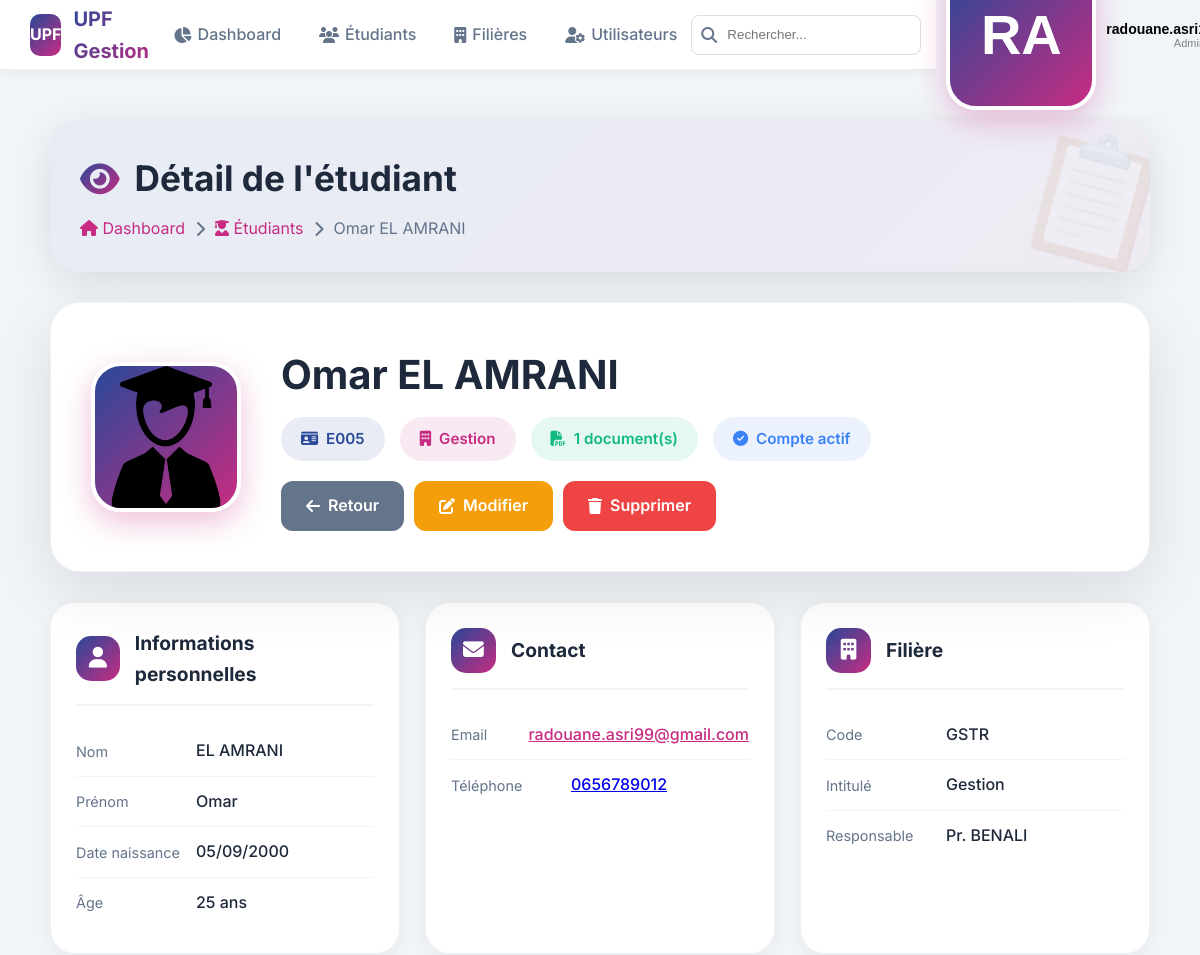
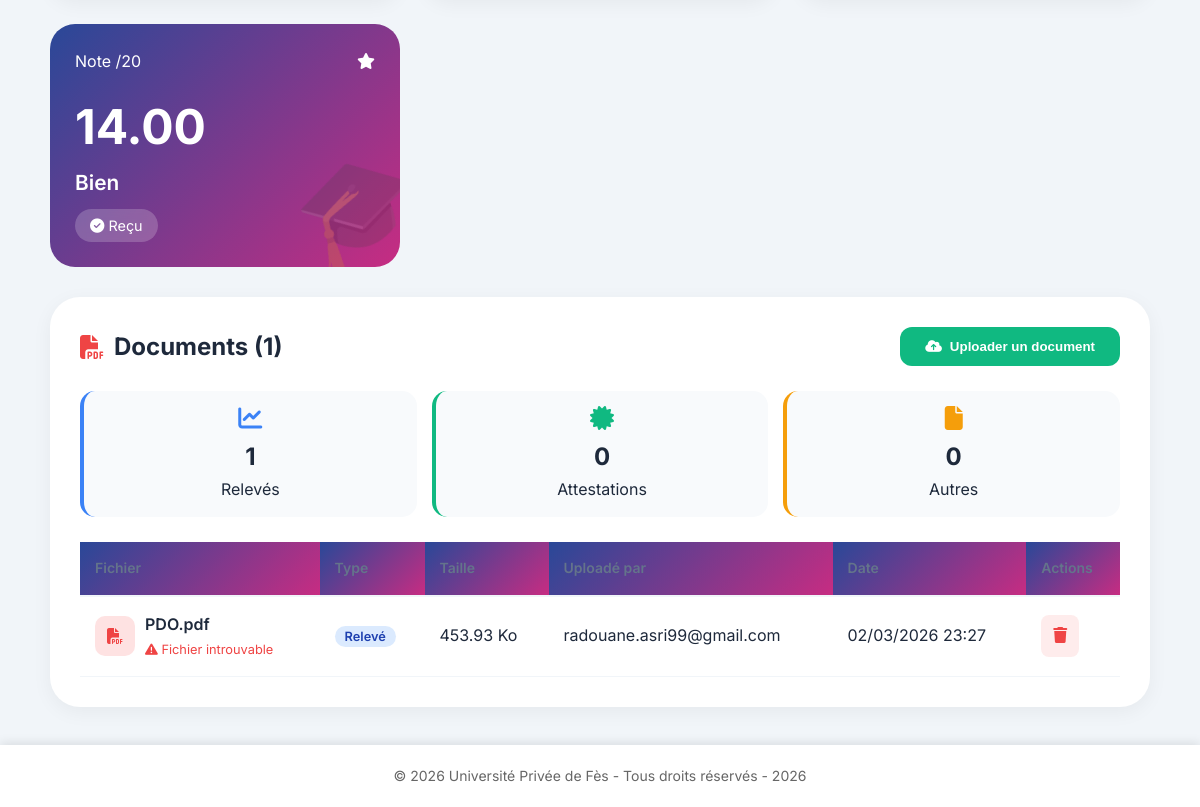
Screenshot of /admin/etudiants/detail.php?code=E005 (signed in) with the database file from the repository (2 pictures, top to bottom).
### tables this page shows
CREATE TABLE `etudiants` (
  `Code` varchar(10) NOT NULL,
  `Nom` varchar(50) NOT NULL,
  `Prenom` varchar(50) NOT NULL,
  `Filiere` varchar(10) DEFAULT NULL,
  `FNote` decimal(4,2) DEFAULT NULL,
  `Photo` varchar(255) DEFAULT NULL,
  `date_naissance` date DEFAULT NULL,
  `email` varchar(100) DEFAULT NULL,
  `telephone` varchar(20) DEFAULT NULL,
  `created_at` datetime NOT NULL
);

CREATE TABLE `filieres` (
  `CodeF` varchar(10) NOT NULL,
  `IntituleF` varchar(100) NOT NULL,
  `responsable` varchar(100) DEFAULT NULL,
  `nbPlaces` int(11) DEFAULT NULL,
  `created_at` datetime NOT NULL
);

CREATE TABLE `documents` (
  `id` int(11) NOT NULL,
  `etudiant_id` varchar(10) NOT NULL,
  `type_doc` enum('releve_notes','attestation','autre') NOT NULL,
  `nom_fichier` varchar(255) NOT NULL,
  `chemin` varchar(255) NOT NULL,
  `taille` int(11) NOT NULL,
  `mime_type` varchar(100) NOT NULL,
  `uploaded_by` int(11) NOT NULL,
  `uploaded_at` datetime NOT NULL
);

CREATE TABLE `utilisateurs` (
  `id` int(11) NOT NULL,
  `login` varchar(50) NOT NULL,
  `password` varchar(255) NOT NULL,
  `photo` varchar(255) DEFAULT NULL,
  `role` enum('admin','user') NOT NULL,
  `etudiant_id` varchar(10) DEFAULT NULL,
  `derniere_connexion` datetime DEFAULT NULL,
  `created_at` datetime NOT NULL
);

### includes/functions.php (called while the page is built, shortened)
<?php
function getMention($note) {
    if ($note >= 14) return ['mention' => 'Bien', 'class' => 'note-bien'];
    return ['mention' => 'Insuffisant', 'class' => 'note-insuffisant'];
}
function getStatus($note) {
    if ($note >= 10) return ['status' => 'Reçu', 'class' => 'status-reçu'];
    return ['status' => 'Ajourné', 'class' => 'status-ajourné'];
}
?>

### admin/etudiants/detail.php (the view, shortened to what this page needs)
<?php
require_once '../../includes/header.php';
require_once '../../includes/functions.php';
$code = $_GET['code'] ?? '';
$pdo = getConnexion();
$stmt = $pdo->prepare("
    SELECT e.*, f.IntituleF, f.CodeF, f.responsable,
           (SELECT COUNT(*) FROM documents WHERE etudiant_id = e.Code) as nb_documents,
           (SELECT COUNT(*) FROM utilisateurs WHERE etudiant_id = e.Code) as has_account
    FROM etudiants e
    LEFT JOIN filieres f ON e.Filiere = f.CodeF
    WHERE e.Code = ?
");
$stmt->execute([$code]);
$etudiant = $stmt->fetch();
$stmt = $pdo->prepare("
    SELECT d.*, u.login as uploaded_by_login
    FROM documents d
    LEFT JOIN utilisateurs u ON d.uploaded_by = u.id
    WHERE d.etudiant_id = ?
    ORDER BY d.uploaded_at DESC
");
$stmt->execute([$code]);
$documents = $stmt->fetchAll();
$mentionInfo = getMention($etudiant['FNote']);
$statusInfo = getStatus($etudiant['FNote']);
$stats_docs = [
    'releve_notes' => 0,
    'attestation' => 0,
    'autre' => 0
];
foreach ($documents as $doc) {
    $stats_docs[$doc['type_doc']]++;
}
?>
<div class="detail-page">
    <div class="page-header">
        <h1>
            <i class="fas fa-eye"></i>
            Détail de l'étudiant
        </h1>
        <div class="breadcrumb">
            <a href="../dashboard.php"><i class="fas fa-home"></i> Dashboard</a>
            <i class="fas fa-chevron-right"></i>
            <a href="liste.php"><i class="fas fa-user-graduate"></i> Étudiants</a>
            <i class="fas fa-chevron-right"></i>
            <span><?php echo htmlspecialchars($etudiant['Prenom'] . ' ' . $etudiant['Nom']); ?></span>
        </div>
    </div>
    <div class="profile-header">
        <div class="profile-avatar">
            <?php if (!empty($etudiant['Photo']) && file_exists('../../' . $etudiant['Photo'])): ?>
                <img src="../../<?php echo $etudiant['Photo']; ?>" alt="Photo">
            <?php else: ?>
                <?php echo strtoupper(substr($etudiant['Prenom'], 0, 1) . substr($etudiant['Nom'], 0, 1)); ?>
            <?php endif; ?>
        </div>
        <div class="profile-info">
            <h2><?php echo htmlspecialchars($etudiant['Prenom'] . ' ' . $etudiant['Nom']); ?></h2>
            <div class="profile-badges">
                <span class="badge badge-code">
                    <i class="fas fa-id-card"></i>
                    <?php echo $etudiant['Code']; ?>
                </span>
                <span class="badge badge-filiere">
                    <i class="fas fa-building"></i>
                    <?php echo $etudiant['IntituleF'] ?? 'Non assigné'; ?>
                </span>
                <span class="badge badge-docs">
                    <i class="fas fa-file-pdf"></i>
                    <?php echo $etudiant['nb_documents']; ?> document(s)
                </span>
                <?php if ($etudiant['has_account']): ?>
                    <span class="badge badge-account">
                        <i class="fas fa-check-circle"></i>
                        Compte actif
                    </span>
                <?php endif; ?>
            </div>
            <div class="profile-actions">
                <a href="liste.php" class="btn-action btn-back">
                    <i class="fas fa-arrow-left"></i>
                    Retour
                </a>
                <a href="modifier.php?code=<?php echo $etudiant['Code']; ?>" class="btn-action btn-edit">
                    <i class="fas fa-edit"></i>
                    Modifier
                </a>
                <a href="supprimer.php?code=<?php echo $etudiant['Code']; ?>" class="btn-action btn-delete" onclick="return confirm('Êtes-vous sûr de vouloir supprimer cet étudiant ?')">
                    <i class="fas fa-trash"></i>
                    Supprimer
                </a>
            </div>
        </div>
    </div>
    <div class="info-grid">
        <div class="info-card">
            <div class="card-header">
                <i class="fas fa-user"></i>
                <h3>Informations personnelles</h3>
            </div>
            <ul class="info-list">
                <li class="info-item">
                    <span class="info-label">Nom</span>
                    <span class="info-value"><?php echo htmlspecialchars($etudiant['Nom']); ?></span>
                </li>
                <li class="info-item">
                    <span class="info-label">Prénom</span>
                    <span class="info-value"><?php echo htmlspecialchars($etudiant['Prenom']); ?></span>
                </li>
                <li class="info-item">
                    <span class="info-label">Date naissance</span>
                    <span class="info-value">
                        <?php echo $etudiant['date_naissance'] ? date('d/m/Y', strtotime($etudiant['date_naissance'])) : 'Non renseignée'; ?>
                    </span>
                </li>
                <li class="info-item">
                    <span class="info-label">Âge</span>
                    <span class="info-value">
                        <?php
                        if ($etudiant['date_naissance']) {
                            $age = date_diff(date_create($etudiant['date_naissance']), date_create('now'))->y;
                            echo $age . ' ans';
                        } else {
                            echo '-';
                        }
                        ?>
                    </span>
                </li>
            </ul>
        </div>
        <div class="info-card">
            <div class="card-header">
                <i class="fas fa-envelope"></i>
                <h3>Contact</h3>
            </div>
            <ul class="info-list">
                <li class="info-item">
                    <span class="info-label">Email</span>
                    <span class="info-value">
                        <?php if ($etudiant['email']): ?>
                            <a href="mailto:<?php echo $etudiant['email']; ?>" style="color: var(--upf-pink);">
                                <?php echo htmlspecialchars($etudiant['email']); ?>
                            </a>
                        <?php else: ?>
                            <span style="color: var(--gray);">Non renseigné</span>
                        <?php endif; ?>
                    </span>
                </li>
                <li class="info-item">
                    <span class="info-label">Téléphone</span>
                    <span class="info-value">
                        <?php if ($etudiant['telephone']): ?>
                            <a href="tel:<?php echo $etudiant['telephone']; ?>">
                                <?php echo $etudiant['telephone']; ?>
                            </a>
                        <?php else: ?>
                            <span style="color: var(--gray);">Non renseigné</span>
                        <?php endif; ?>
                    </span>
                </li>
            </ul>
        </div>
        <div class="info-card">
            <div class="card-header">
                <i class="fas fa-building"></i>
                <h3>Filière</h3>
            </div>
            <ul class="info-list">
                <li class="info-item">
                    <span class="info-label">Code</span>
                    <span class="info-value"><?php echo $etudiant['CodeF'] ?? 'N/A'; ?></span>
                </li>
                <li class="info-item">
                    <span class="info-label">Intitulé</span>
                    <span class="info-value"><?php echo htmlspecialchars($etudiant['IntituleF'] ?? 'Non assigné'); ?></span>
                </li>
                <li class="info-item">
                    <span class="info-label">Responsable</span>
                    <span class="info-value"><?php echo htmlspecialchars($etudiant['responsable'] ?? 'Non défini'); ?></span>
                </li>
            </ul>
        </div>
        <div class="note-card">
            <div class="note-header">
                <span>Note /20</span>
                <i class="fas fa-star"></i>
            </div>
            <div class="note-value">
                <?php echo $etudiant['FNote'] !== null ? number_format($etudiant['FNote'], 2) : '---'; ?>
            </div>
            <div class="note-mention">
                <?php echo $mentionInfo['mention']; ?>
            </div>
            <div class="note-status">
                <i class="fas fa-<?php echo $statusInfo['status'] == 'Reçu' ? 'check-circle' : ($statusInfo['status'] == 'Ajourné' ? 'times-circle' : 'clock'); ?>"></i>
                <?php echo $statusInfo['status']; ?>
            </div>
        </div>
    </div>
    <div class="documents-section">
        <div class="section-header">
            <h2>
                <i class="fas fa-file-pdf" style="color: var(--danger);"></i>
                Documents (<?php echo count($documents); ?>)
            </h2>
            <button class="btn-upload" onclick="openUploadModal()">
                <i class="fas fa-cloud-upload-alt"></i>
                Uploader un document
            </button>
        </div>
        <?php if (count($documents) > 0): ?>
            <div class="docs-stats">
                <div class="doc-stat releve">
                    <i class="fas fa-chart-line" style="color: #3b82f6;"></i>
                    <div class="count"><?php echo $stats_docs['releve_notes']; ?></div>
                    <div>Relevés</div>
                </div>
                <div class="doc-stat attestation">
                    <i class="fas fa-certificate" style="color: #10b981;"></i>
                    <div class="count"><?php echo $stats_docs['attestation']; ?></div>
                    <div>Attestations</div>
                </div>
                <div class="doc-stat autre">
                    <i class="fas fa-file" style="color: #f59e0b;"></i>
                    <div class="count"><?php echo $stats_docs['autre']; ?></div>
                    <div>Autres</div>
                </div>
            </div>
        <?php endif; ?>
        <?php if (count($documents) > 0): ?>
            <table class="documents-table">
                <thead>
                    <tr>
                        <th>Fichier</th>
                        <th>Type</th>
                        <th>Taille</th>
                        <th>Uploadé par</th>
                        <th>Date</th>
                        <th>Actions</th>
                    </tr>
                </thead>
                <tbody>
                    <?php foreach ($documents as $doc):
                        $fileExists = file_exists('../../' . $doc['chemin']);
                    ?>
                        <tr>
                            <td>
                                <div style="display: flex; align-items: center; gap: 10px;">
                                    <div class="file-icon">
                                        <i class="fas fa-file-pdf"></i>
                                    </div>
                                    <div class="file-info">
                                        <span class="file-name"><?php echo htmlspecialchars($doc['nom_fichier']); ?></span>
                                        <?php if (!$fileExists): ?>
                                            <span style="color: var(--danger); font-size: 0.8rem;">
                                                <i class="fas fa-exclamation-triangle"></i> Fichier introuvable
                                            </span>
                                        <?php endif; ?>
                                    </div>
                                </div>
                            </td>
                            <td>
                                <span class="file-type-badge type-<?php
                                    echo $doc['type_doc'] == 'releve_notes' ? 'releve' :
                                        ($doc['type_doc'] == 'attestation' ? 'attestation' : 'autre');
                                ?>">
                                    <?php
                                        echo $doc['type_doc'] == 'releve_notes' ? 'Relevé' :
                                            ($doc['type_doc'] == 'attestation' ? 'Attestation' : 'Autre');
                                    ?>
                                </span>
                            </td>
                            <td><?php echo round($doc['taille'] / 1024, 2); ?> Ko</td>
                            <td><?php echo htmlspecialchars($doc['uploaded_by_login']); ?></td>
                            <td><?php echo date('d/m/Y H:i', strtotime($doc['uploaded_at'])); ?></td>
                            <td>
                                <div style="display: flex; gap: 5px;">
                                    <a href="supprimer_document.php?id=<?php echo $doc['id']; ?>&code=<?php echo $etudiant['Code']; ?>"
                                       class="btn-delete-doc"
                                       onclick="return confirm('Supprimer ce document ?')">
                                        <i class="fas fa-trash"></i>
                                    </a>
                                </div>
                            </td>
                        </tr>
                    <?php endforeach; ?>
                </tbody>
            </table>
        <?php endif; ?>
    </div>
</div>
<?php require_once '../../includes/footer.php'; ?>

### assets/style.css (style rules this page uses)
:root { --upf-blue: #294898; --upf-pink: #C72C82; --upf-gray: #f5f5f5; --white: #ffffff; --dark: #333333; --success: #28a745; --danger: #dc3545; --warning: #ffc107; --info: #17a2b8; }
* { margin: 0; padding: 0; box-sizing: border-box; }
body { font-family: 'Segoe UI', Tahoma, Geneva, Verdana, sans-serif; background: linear-gradient(135deg, var(--upf-blue) 0%, var(--upf-pink) 100%); min-height: 100vh; line-height: 1.6; }
table { width: 100%; border-collapse: collapse; }
th { background: linear-gradient(135deg, var(--upf-blue), var(--upf-pink)); color: white; padding: 12px; font-size: 14px; text-align: left; }
td { padding: 12px; border-bottom: 1px solid #eee; }

### includes/header.php (style rules this page uses)
:root { --upf-blue:#294898; --upf-pink:#C72C82; --gradient:linear-gradient(135deg,var(--upf-blue),var(--upf-pink)); --dark:#1e293b; --gray:#64748b; --light:#f8fafc; --danger:#ef4444; --header-height:70px; }
* { margin:0; padding:0; box-sizing:border-box; }
body { font-family:'Inter',sans-serif; background:#f1f5f9; color:var(--dark); }
.profile-avatar { width:36px; height:36px; background:var(--gradient); border-radius:8px; display:flex; align-items:center; justify-content:center; color:white; font-weight:600; }

### rows the page displays
etudiants: Prenom+Nom "Omar EL AMRANI", Photo (picture), Code "E005", Filiere.IntituleF "Gestion", Nom "EL AMRANI", Prenom "Omar", date_naissance "05/09/2000", date_naissance "25", email "radouane.asri99@gmail.com", telephone "0656789012", Filiere.CodeF "GSTR", Filiere.responsable "Pr. BENALI", FNote "14.00", FNote "Bien", FNote "Reçu"
documents: nom_fichier "PDO.pdf", shows "Fichier introuvable", type_doc "Relevé", $doc['taille']/1024 "453.93", uploaded_by.login "radouane.asri99@gmail.com", uploaded_at "02/03/2026 23:27"

### other values shown
$initiales "RA"
$etudiant['nb_documents'] "1"
count($documents) "1"
$stats_docs['releve_notes'] "1"
$stats_docs['attestation'] "0"
$stats_docs['autre'] "0"
